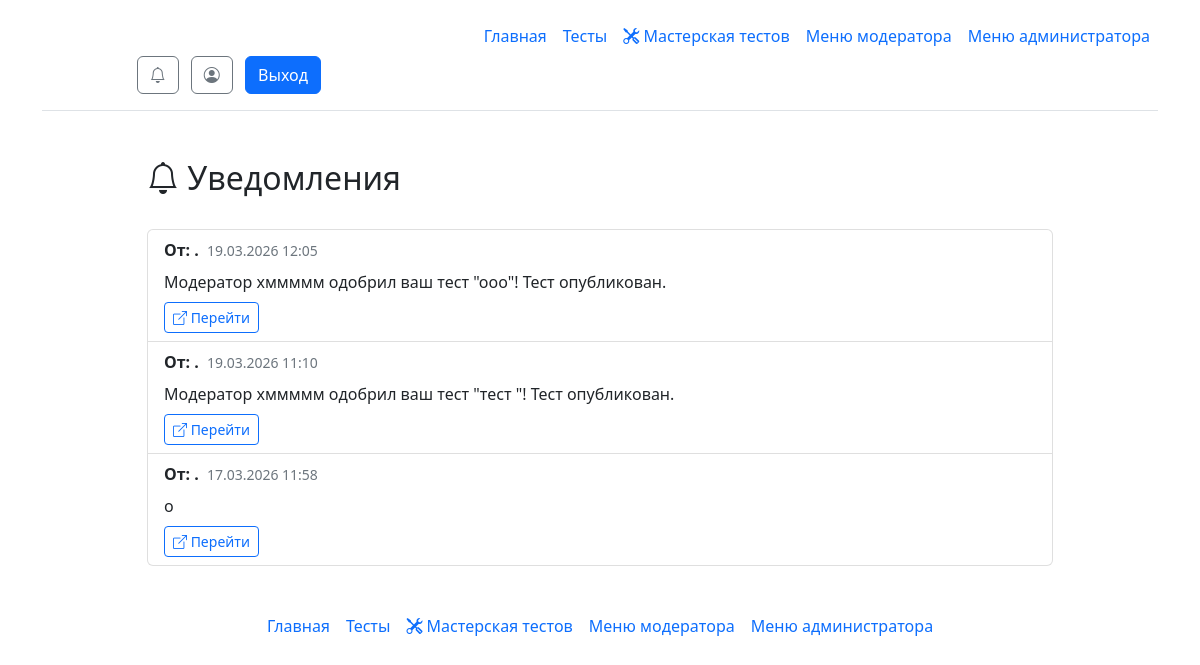
The app's page /notifications (signed in), older data.
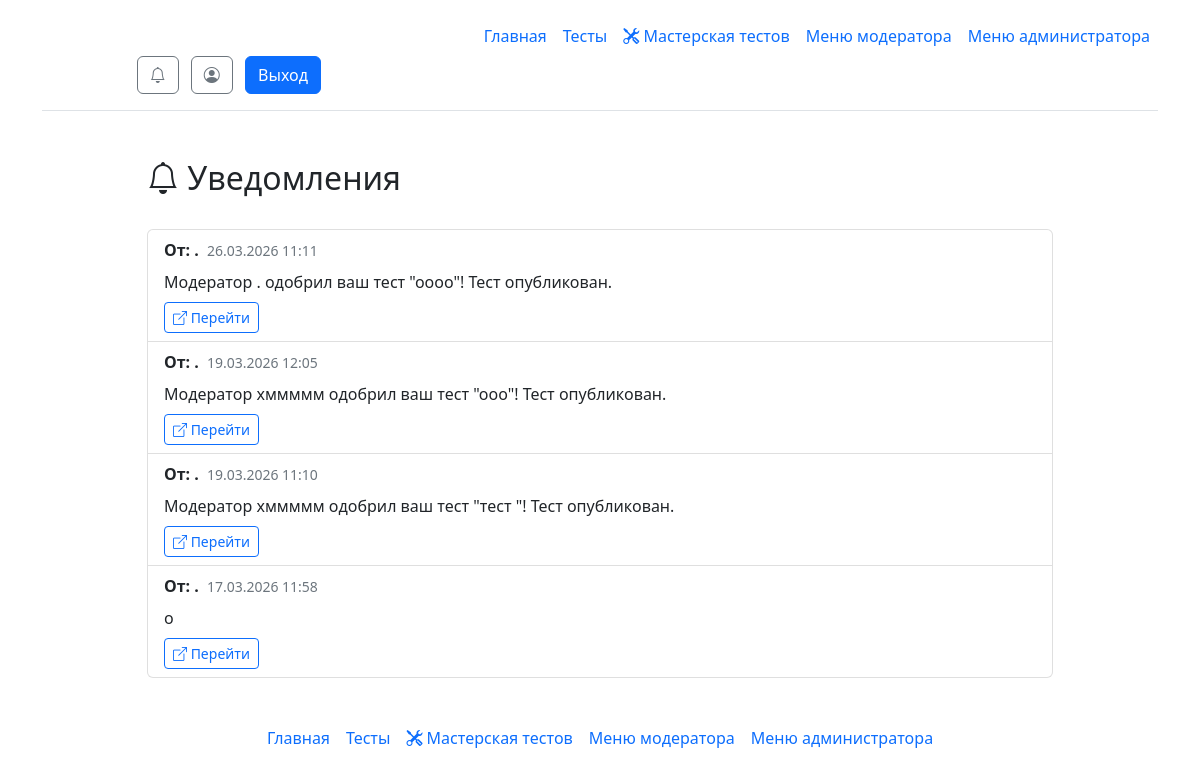
The same page, newer data.
### __init__.py (models this page shows)
class User(db.Model, UserMixin):
    id = db.Column(db.Integer, primary_key=True)
    username = db.Column(db.String, unique=True)
    password = db.Column(db.String)
    email = db.Column(db.String, unique=True, nullable=False)
    email_confirmed = db.Column(db.Boolean, default=False)
    admin = db.Column(db.Integer, default=0)  # 0 - обычный пользователь, 1 - модератор, 2 - администратор
    current_test_id = db.Column(db.Integer, default=None)  # ID текущего проходимого теста

class Notifications(db.Model):
    n_id = db.Column(db.Integer, primary_key=True)
    n_user_id = db.Column(db.Integer, nullable=False)  # Кому предназначено уведомление
    n_sender_id = db.Column(db.Integer)  # Кто отправил (может быть None для системных уведомлений)
    n_text = db.Column(db.Text, nullable=False)  # Текст уведомления
    n_link = db.Column(db.String)  # Ссылка (например, на тест)
    n_is_read = db.Column(db.Boolean, default=False)  # Прочитано ли
    n_created_at = db.Column(db.DateTime, default=datetime.utcnow)  # Когда создано

### __init__.py (the view)
@app.route('/notifications')
@login_required
def notifications():
    user_notifications = Notifications.query.filter_by(n_user_id=current_user.id).order_by(Notifications.n_created_at.desc()).all()
    notifications_with_senders = []
    for notif in user_notifications:
        sender = None
        if notif.n_sender_id:
            sender = User.query.get(notif.n_sender_id)
        notifications_with_senders.append({
            'notification': notif,
            'sender': sender
        })
    unread_count = Notifications.query.filter_by(n_user_id=current_user.id, n_is_read=False).count()
    return render_template("notifications.html",
                         notifications=notifications_with_senders,
                         unread_count=unread_count)

### __init__.py (called while the page is built, shortened)
@app.template_filter('get_unread_notifications_count')
def get_unread_notifications_count(user_id):
    return Notifications.query.filter_by(n_user_id=user_id, n_is_read=False).count()

@app.before_request
def check_must_rate_test():
    excluded_paths = ['/test/', '/static/', '/logout']

@manager.user_loader
def load_user(user_id):
    return db.session.get(User, user_id)

### templates/notifications.html (shortened to what this page needs)
{% extends 'base.html' %}
{% block main %}
<div class="container mt-4">
    <div class="row">
        <div class="col-md-10 mx-auto">
            <div class="d-flex justify-content-between align-items-center mb-4">
                <h2><i class="bi bi-bell"></i> Уведомления</h2>
            </div>
            {% if notifications %}
            <div class="list-group">
                {% for item in notifications %}
                {% set notif = item.notification %}
                {% set sender = item.sender %}
                <div class="list-group-item {% if not notif.n_is_read %}list-group-item-primary{% endif %}">
                    <div class="d-flex w-100 justify-content-between align-items-start">
                        <div class="flex-grow-1">
                            <div class="d-flex align-items-center mb-2">
                                {% if sender %}
                                <strong>От: {{ sender.username }}</strong>
                                {% else %}
                                <strong>Системное уведомление</strong>
                                {% endif %}
                                <small class="text-muted ms-2">{{ notif.n_created_at.strftime('%d.%m.%Y %H:%M') }}</small>
                            </div>
                            <p class="mb-2">{{ notif.n_text }}</p>
                            {% if notif.n_link %}
                            <a href="{{ notif.n_link }}" class="btn btn-sm btn-outline-primary">
                                <i class="bi bi-box-arrow-up-right"></i> Перейти
                            </a>
                            {% endif %}
                        </div>
                    </div>
                </div>
                {% endfor %}
            </div>
            {% else %}
            <div class="alert alert-info text-center">
                <i class="bi bi-inbox"></i>
                <p class="mb-0">У вас пока нет уведомлений</p>
            </div>
            {% endif %}
        </div>
    </div>
</div>
{% endblock %}

Row changes from the older to the newer data that the page shows:
added Notifications: n_created_at "26.03.2026 11:11", n_text "Модератор . одобрил ваш тест \"оооо\"! Тест опубликован.", n_link "/test-info/оооо" (drawn)
Text that changed along with them:
new list line: "От: Перейти"
